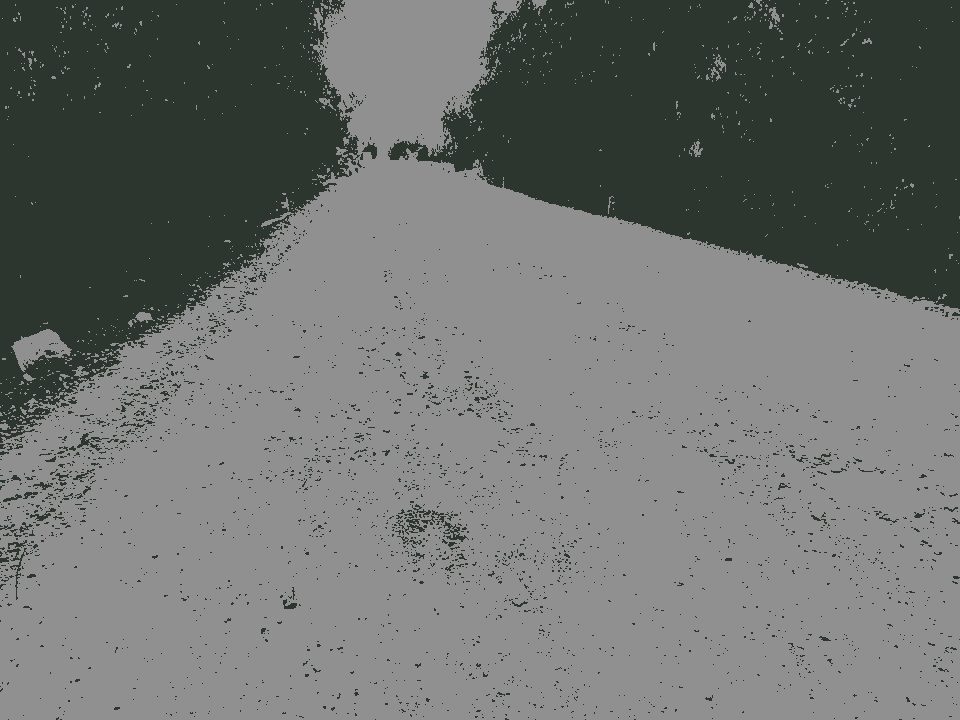
#> input picture K_mean/image.jpg, 960 x 720 px, found by its file name
$ python Computer_vision.py
#> lines starting #> are read from the running program, lines starting #| are printed output that depends on the picture
import  cv2
import  numpy  as np

image =  cv2.imread("/home/sink-all/Desktop/ML Source/image.jpg")
#> image is the input picture: shape (720, 960, 3); mean B, G, R 110.8, 113.5, 110.2
cv2.imshow("image1" , image)
img  =  image[200: 330,0 : 600]
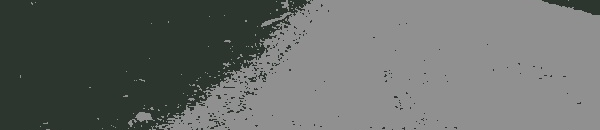
#> img: shape (130, 600, 3); mean B, G, R 104.1, 107.4, 103.3
print (image.shape)
#| (720, 960, 3)
cv2.imshow("image2" , img)
img2  =  cv2.cvtColor(img , cv2.COLOR_BGR2GRAY)
cv2.imshow("image3" , img2)
cv2.waitKey()
